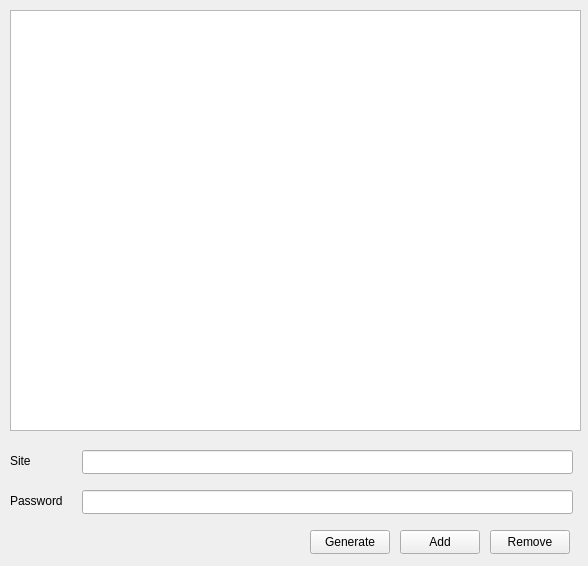
<?xml version="1.0" encoding="UTF-8"?>
<ui version="4.0">
 <class>MainWindow</class>
 <widget class="QMainWindow" name="MainWindow">
  <property name="geometry">
   <rect>
    <x>0</x>
    <y>0</y>
    <width>588</width>
    <height>566</height>
   </rect>
  </property>
  <property name="windowTitle">
   <string>MainWindow</string>
  </property>
  <widget class="QWidget" name="centralwidget">
   <widget class="QPushButton" name="btnRemove">
    <property name="geometry">
     <rect>
      <x>490</x>
      <y>530</y>
      <width>80</width>
      <height>24</height>
     </rect>
    </property>
    <property name="text">
     <string>Remove</string>
    </property>
   </widget>
   <widget class="QPushButton" name="btnAdd">
    <property name="geometry">
     <rect>
      <x>400</x>
      <y>530</y>
      <width>80</width>
      <height>24</height>
     </rect>
    </property>
    <property name="text">
     <string>Add</string>
    </property>
   </widget>
   <widget class="QPushButton" name="btnGenerate">
    <property name="geometry">
     <rect>
      <x>310</x>
      <y>530</y>
      <width>80</width>
      <height>24</height>
     </rect>
    </property>
    <property name="text">
     <string>Generate</string>
    </property>
   </widget>
   <widget class="QLineEdit" name="siteText">
    <property name="geometry">
     <rect>
      <x>82</x>
      <y>450</y>
      <width>491</width>
      <height>24</height>
     </rect>
    </property>
   </widget>
   <widget class="QLineEdit" name="pwText">
    <property name="geometry">
     <rect>
      <x>82</x>
      <y>490</y>
      <width>491</width>
      <height>24</height>
     </rect>
    </property>
   </widget>
   <widget class="QLabel" name="label">
    <property name="geometry">
     <rect>
      <x>10</x>
      <y>450</y>
      <width>71</width>
      <height>21</height>
     </rect>
    </property>
    <property name="text">
     <string>Site</string>
    </property>
   </widget>
   <widget class="QLabel" name="label_2">
    <property name="geometry">
     <rect>
      <x>10</x>
      <y>490</y>
      <width>71</width>
      <height>21</height>
     </rect>
    </property>
    <property name="text">
     <string>Password</string>
    </property>
   </widget>
   <widget class="QTableWidget" name="tableWidget">
    <property name="geometry">
     <rect>
      <x>10</x>
      <y>10</y>
      <width>571</width>
      <height>421</height>
     </rect>
    </property>
   </widget>
  </widget>
 </widget>
 <resources/>
 <connections/>
</ui>
